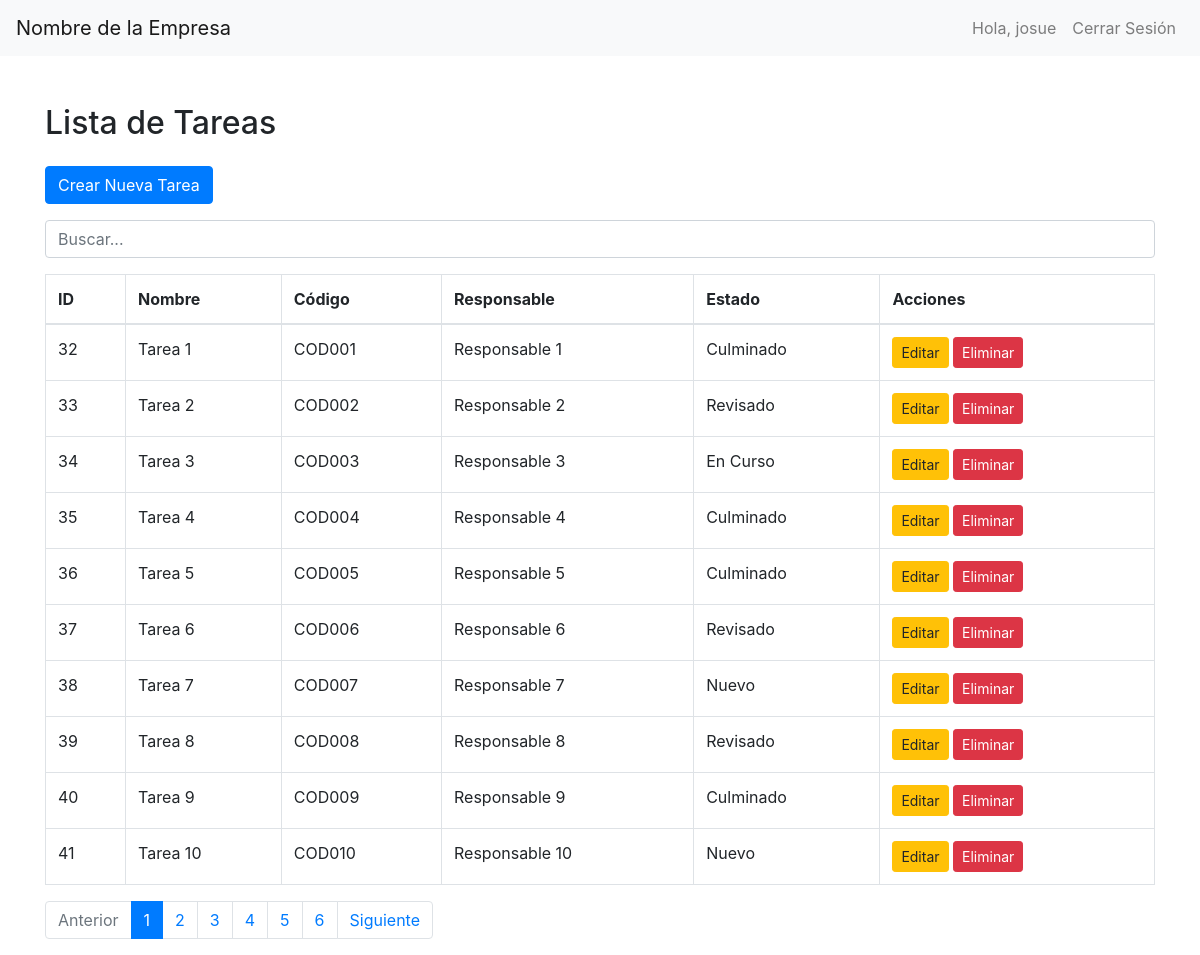
/index2.php (signed in), run on the app's committed database.
### tables this page shows
CREATE TABLE `tareas` (
  `id` int(11) NOT NULL,
  `codigo` varchar(20) NOT NULL,
  `nombre` varchar(100) NOT NULL,
  `descripcion` text NOT NULL,
  `fecha_de_registro` date NOT NULL,
  `fecha_culminacion` date NOT NULL,
  `fecha_finalizacion` date NOT NULL,
  `responsable` varchar(150) NOT NULL,
  `estado` varchar(100) NOT NULL,
  `eliminado` tinyint(1) NOT NULL,
  `adjunto` varchar(200) DEFAULT NULL
);

### index2.php (the view, shortened to what this page needs)
<?php
include('conexion.php');
$sql = "SELECT id, nombre, codigo, responsable, estado FROM tareas";
$result = $conn->query($sql);
$tareas = [];
if ($result->num_rows > 0) {
    while($row = $result->fetch_assoc()) {
        $tareas[] = $row;
    }
}
?>
<!DOCTYPE html>
<html lang="es">
<head>
    <link href="https://stackpath.bootstrapcdn.com/bootstrap/4.5.2/css/bootstrap.min.css" rel="stylesheet">
</head>
<body>
<?php include('navbar.php'); ?>
<div class="container mt-5">
    <h2 class="mb-4">Lista de Tareas</h2>
    <a href="create.php" class="btn btn-primary mb-3">Crear Nueva Tarea</a>
    <input class="form-control mb-3" id="searchInput" type="text" placeholder="Buscar...">
    <div class="table-responsive">
        <table class="table table-bordered" id="tasksTable">
            <thead>
                <tr>
                    <th>ID</th>
                    <th>Nombre</th>
                    <th>Código</th>
                    <th>Responsable</th>
                    <th>Estado</th>
                    <th>Acciones</th>
                </tr>
            </thead>
            <tbody>
                <?php
                foreach ($tareas as $row) {
                    echo "<tr>
                            <td>{$row['id']}</td>
                            <td>{$row['nombre']}</td>
                            <td>{$row['codigo']}</td>
                            <td>{$row['responsable']}</td>
                            <td>{$row['estado']}</td>
                            <td>
                                <a href='edit.php?id={$row['id']}' class='btn btn-warning btn-sm'>Editar</a>
                                <button class='btn btn-danger btn-sm delete-btn' data-id='{$row['id']}' data-toggle='modal' data-target='#confirmDeleteModal'>Eliminar</button>
                            </td>
                          </tr>";
                }
                ?>
            </tbody>
        </table>
    </div>
    <nav>
        <ul class="pagination" id="pagination">
        </ul>
    </nav>
</div>
</body>
</html>

### data on the page
tareas: id "32", nombre "Tarea 1", codigo "COD001", responsable "Responsable 1", estado "Culminado"
tareas: id "33", nombre "Tarea 2", codigo "COD002", responsable "Responsable 2", estado "Revisado"
tareas: id "34", nombre "Tarea 3", codigo "COD003", responsable "Responsable 3", estado "En Curso"
tareas: id "35", nombre "Tarea 4", codigo "COD004", responsable "Responsable 4", estado "Culminado"
tareas: id "36", nombre "Tarea 5", codigo "COD005", responsable "Responsable 5", estado "Culminado"
tareas: id "37", nombre "Tarea 6", codigo "COD006", responsable "Responsable 6", estado "Revisado"
tareas: id "38", nombre "Tarea 7", codigo "COD007", responsable "Responsable 7", estado "Nuevo"
tareas: id "39", nombre "Tarea 8", codigo "COD008", responsable "Responsable 8", estado "Revisado"
tareas: id "40", nombre "Tarea 9", codigo "COD009", responsable "Responsable 9", estado "Culminado"
tareas: id "41", nombre "Tarea 10", codigo "COD010", responsable "Responsable 10", estado "Nuevo"

### other printed values
$_SESSION['usuario'] "josue"
